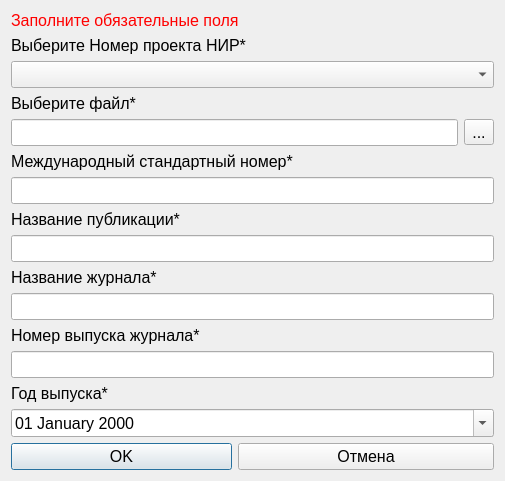
<?xml version="1.0" encoding="UTF-8"?>
<ui version="4.0">
 <class>AddOrEditPublicationNir</class>
 <widget class="QDialog" name="AddOrEditPublicationNir">
  <property name="geometry">
   <rect>
    <x>0</x>
    <y>0</y>
    <width>505</width>
    <height>462</height>
   </rect>
  </property>
  <property name="font">
   <font>
    <pointsize>10</pointsize>
   </font>
  </property>
  <property name="windowTitle">
   <string>Добавление публикации НИР</string>
  </property>
  <layout class="QGridLayout" name="gridLayout">
   <item row="0" column="0" colspan="3">
    <widget class="QLabel" name="label_error">
     <property name="font">
      <font>
       <pointsize>12</pointsize>
      </font>
     </property>
     <property name="styleSheet">
      <string notr="true">color:red;</string>
     </property>
     <property name="text">
      <string>Заполните обязательные поля</string>
     </property>
    </widget>
   </item>
   <item row="1" column="0" colspan="2">
    <widget class="QLabel" name="label_2">
     <property name="font">
      <font>
       <pointsize>12</pointsize>
      </font>
     </property>
     <property name="text">
      <string>Выберите Номер проекта НИР*</string>
     </property>
    </widget>
   </item>
   <item row="2" column="0" colspan="3">
    <widget class="QComboBox" name="comboBox_pubNir">
     <property name="font">
      <font>
       <pointsize>12</pointsize>
      </font>
     </property>
    </widget>
   </item>
   <item row="3" column="0">
    <widget class="QLabel" name="label">
     <property name="font">
      <font>
       <pointsize>12</pointsize>
      </font>
     </property>
     <property name="text">
      <string>Выберите файл*</string>
     </property>
    </widget>
   </item>
   <item row="4" column="0" colspan="2">
    <widget class="QLineEdit" name="lineEdit_NameFile">
     <property name="font">
      <font>
       <pointsize>12</pointsize>
      </font>
     </property>
    </widget>
   </item>
   <item row="4" column="2">
    <widget class="QToolButton" name="toolButton">
     <property name="font">
      <font>
       <pointsize>12</pointsize>
      </font>
     </property>
     <property name="text">
      <string>...</string>
     </property>
    </widget>
   </item>
   <item row="5" column="0" colspan="3">
    <widget class="QLabel" name="label_3">
     <property name="font">
      <font>
       <pointsize>12</pointsize>
      </font>
     </property>
     <property name="text">
      <string>Международный стандартный номер*</string>
     </property>
    </widget>
   </item>
   <item row="6" column="0" colspan="3">
    <widget class="QLineEdit" name="lineEdit_mejduNarodStandartNomer">
     <property name="font">
      <font>
       <pointsize>12</pointsize>
      </font>
     </property>
    </widget>
   </item>
   <item row="7" column="0" colspan="2">
    <widget class="QLabel" name="label_4">
     <property name="font">
      <font>
       <pointsize>12</pointsize>
      </font>
     </property>
     <property name="text">
      <string>Название публикации*</string>
     </property>
    </widget>
   </item>
   <item row="8" column="0" colspan="3">
    <widget class="QLineEdit" name="lineEdit_NazvaniePublikacii">
     <property name="font">
      <font>
       <pointsize>12</pointsize>
      </font>
     </property>
    </widget>
   </item>
   <item row="9" column="0" colspan="3">
    <widget class="QLabel" name="label_5">
     <property name="font">
      <font>
       <pointsize>12</pointsize>
      </font>
     </property>
     <property name="text">
      <string>Название журнала*</string>
     </property>
    </widget>
   </item>
   <item row="10" column="0" colspan="3">
    <widget class="QLineEdit" name="lineEdit_NazvanieJurnala">
     <property name="font">
      <font>
       <pointsize>12</pointsize>
      </font>
     </property>
    </widget>
   </item>
   <item row="11" column="0" colspan="2">
    <widget class="QLabel" name="label_6">
     <property name="font">
      <font>
       <pointsize>12</pointsize>
      </font>
     </property>
     <property name="text">
      <string>Номер выпуска журнала*</string>
     </property>
    </widget>
   </item>
   <item row="12" column="0" colspan="3">
    <widget class="QLineEdit" name="lineEdit_NomerVipuskaJurnaka">
     <property name="font">
      <font>
       <pointsize>12</pointsize>
      </font>
     </property>
    </widget>
   </item>
   <item row="13" column="0">
    <widget class="QLabel" name="label_7">
     <property name="font">
      <font>
       <pointsize>12</pointsize>
      </font>
     </property>
     <property name="text">
      <string>Год выпуска*</string>
     </property>
    </widget>
   </item>
   <item row="14" column="0" colspan="3">
    <widget class="QDateEdit" name="lineEdit_GodVipuska">
     <property name="font">
      <font>
       <pointsize>12</pointsize>
      </font>
     </property>
     <property name="currentSection">
      <enum>QDateTimeEdit::DaySection</enum>
     </property>
     <property name="displayFormat">
      <string>dd MMMM yyyy</string>
     </property>
     <property name="calendarPopup">
      <bool>true</bool>
     </property>
    </widget>
   </item>
   <item row="15" column="0">
    <widget class="QPushButton" name="pushButton">
     <property name="font">
      <font>
       <pointsize>12</pointsize>
      </font>
     </property>
     <property name="text">
      <string>OK</string>
     </property>
     <property name="icon">
      <iconset resource="../resourses.qrc">
       <normaloff>:/img/img/ok.png</normaloff>:/img/img/ok.png</iconset>
     </property>
    </widget>
   </item>
   <item row="15" column="1" colspan="2">
    <widget class="QPushButton" name="pushButton_2">
     <property name="font">
      <font>
       <pointsize>12</pointsize>
      </font>
     </property>
     <property name="text">
      <string>Отмена</string>
     </property>
     <property name="icon">
      <iconset resource="../resourses.qrc">
       <normaloff>:/img/img/cancel.png</normaloff>:/img/img/cancel.png</iconset>
     </property>
    </widget>
   </item>
  </layout>
 </widget>
 <resources>
  <include location="../resourses.qrc"/>
 </resources>
 <connections/>
</ui>
